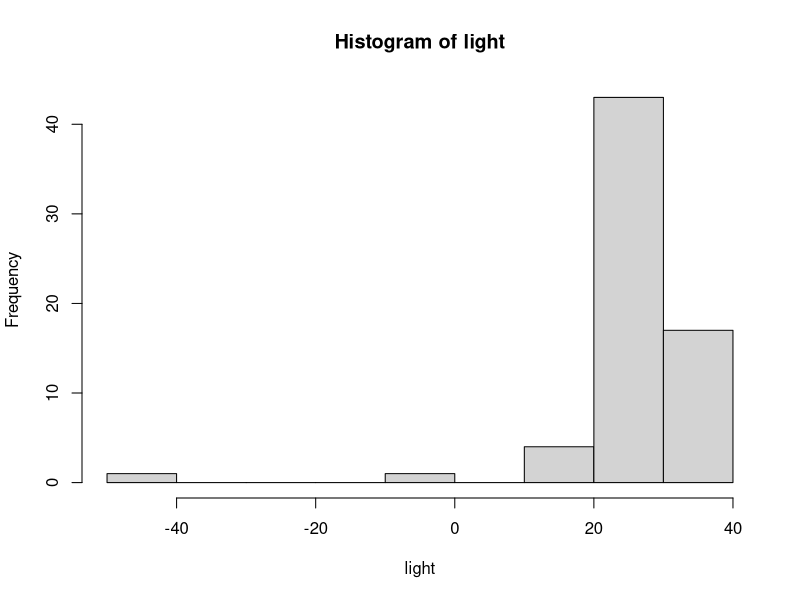
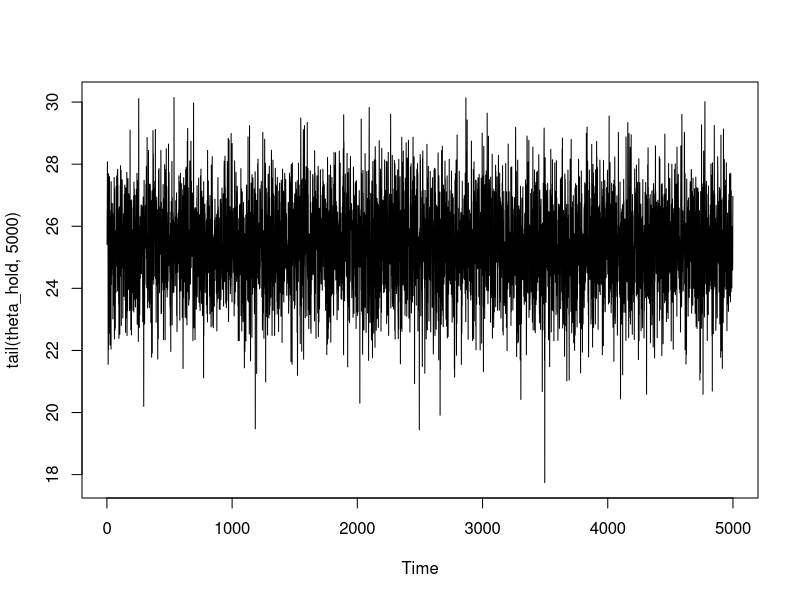
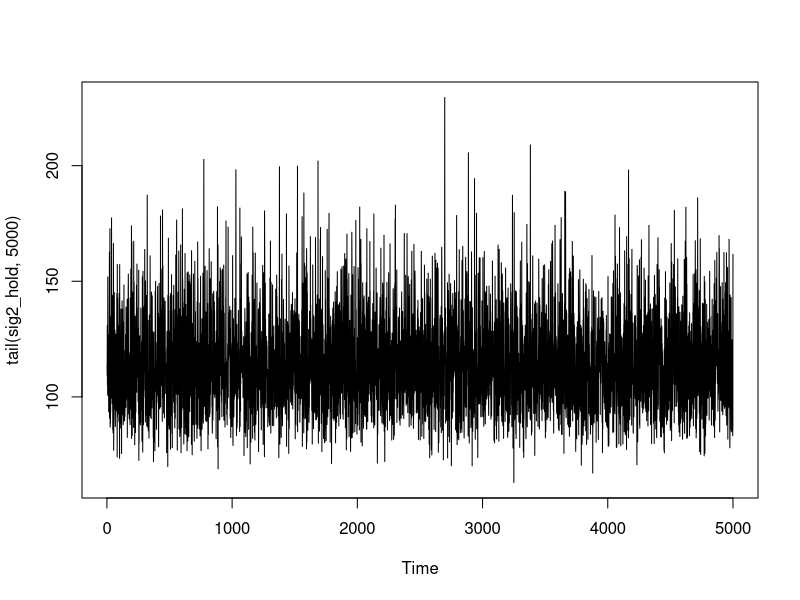
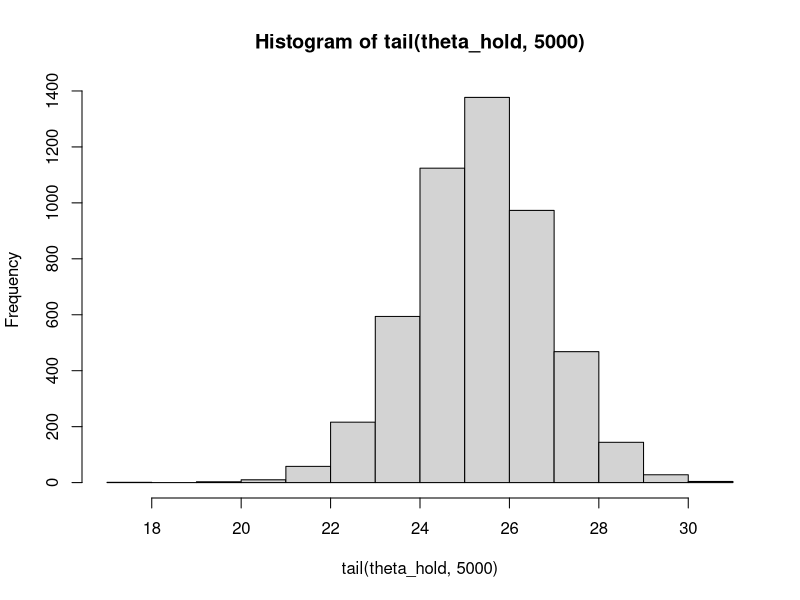
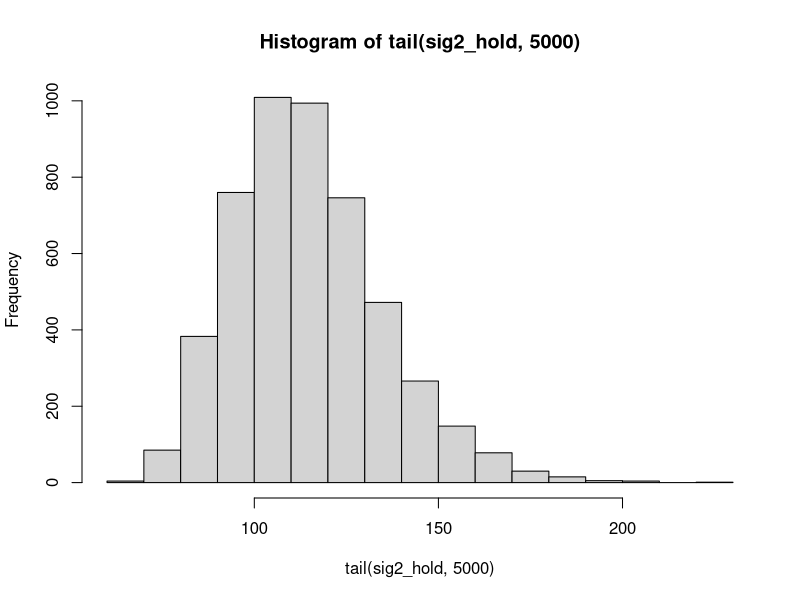

Reproduce these figures in R, in order.
light = c(28,  26,  33,  24,  34, -44,  27,  16,  40,  -2,  29,  22,  24,  21,  25,  30,  23,  29,  31, 19,  24,  20,  36,  32,  36,  28,  25,  21,  28,  29,  37,  25,  28,  26,  30,  32, 36,  26, 30,  22,  36,  23,  27,  27,  28,  27,  31,  27,  26,  33,  26,  32,  32,  24,  39,  28,  24, 25,  32,  25,  29,  27,  28,  29,  16,  23)

y_log = log(light)

hist(light)


y_bar = mean(light)
s = sum((light - y_bar)^2)
sd(light)
# fixed hyperparams
mu = 20
tau2 = 10
a_sigma = 1
b_sigma = 2

N = 10000

theta_means = function(tau2, y_bar, light, sig2_curr){
  return((length(light) * tau2 * y_bar + sig2_curr * mu)/(length(light)*tau2 + sig2_curr))
}
theta_sd =  function(tau2, y_bar, light, sig2_curr){
  return((tau2*sig2_curr)/(length(light)*tau2 + sig2_curr))
}

theta_hold = rep(NA, N)
sig2_hold = rep(NA, N)
sig2_curr = 1


for(i in 1:N){
  theta_curr = rnorm(1, theta_means(tau2, y_bar, light, sig2_curr), theta_sd(tau2, y_bar, light, sig2_curr) )
  theta_hold[i] = theta_curr
  
  sig2_curr = 1/rgamma(1, length(light)/2 + a_sigma, b_sigma + 0.5*(s + length(light)*(y_bar - theta_curr) ))
  sig2_hold[i] = sig2_curr
}

plot.ts(tail(theta_hold, 5000))
plot.ts(tail(sig2_hold, 5000))
hist(tail(theta_hold, 5000))
hist(tail(sig2_hold, 5000))


#### Model II ####
y = light
n = length(y)

